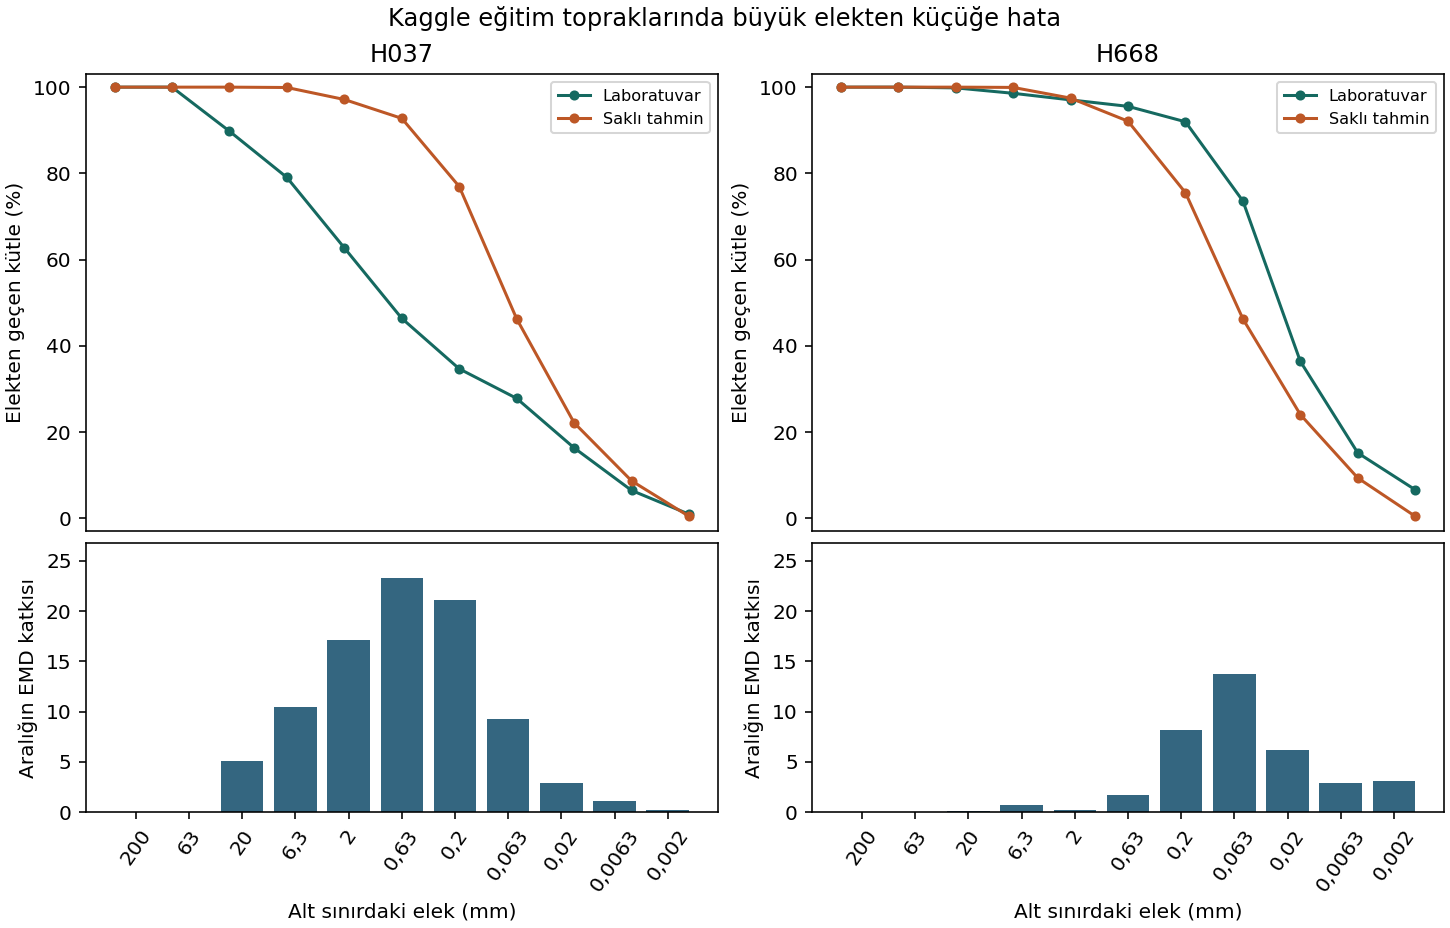

Source code (Python):
"""Trace the controlled 63 mm submission's held-out cumulative errors from coarse to fine."""
from pathlib import Path
import sys

import numpy as np
import pandas as pd
from matplotlib.figure import Figure

OUT = Path(__file__).resolve().parent
sys.path.insert(0, str(OUT.parent / "work/vitalclick/src"))
import gsd


def main():
    base = pd.read_csv(OUT / "ince_paya_2mm_sonuclar.csv").query("exam == 'toprak'").set_index("sample_id")
    masks = pd.read_csv(OUT / "ikinci_olcek_egitim_fotograflar.csv")
    truth = pd.read_csv(OUT.parent / "work/soil-data/Training_labels_updated.csv", index_col="sample_id")
    assert len(base) == len(truth) == 24 and base.index.is_unique and truth.index.is_unique
    assert set(base.index) == set(truth.index) == set(masks.sample_id)
    assert len(masks) == 127 and masks.file.is_unique and masks.n63.eq(0).all()
    pred = base[gsd.COLS].copy()
    pred["63"] = 100.
    archive = pd.read_csv(OUT / "tekrar_cekimi_genel_emd.csv").query(
        "exam == 'toprak' and model == 'mevcut'").set_index("sample_id").loc[pred.index]
    truth = truth.loc[pred.index, gsd.COLS]
    np.testing.assert_allclose(pred, archive[gsd.COLS], atol=1e-7, rtol=0)
    error = pred - truth
    contribution = error.abs().mul(np.r_[gsd.DLOG, 0.], axis=1)
    np.testing.assert_allclose(contribution.sum(axis=1), archive.emd, atol=1e-7, rtol=0)
    np.testing.assert_allclose(contribution.sum(axis=1), gsd.emd(truth, pred))
    rows = []
    for soil in pred.index:
        previous = 0.
        for i in reversed(range(len(gsd.COLS))):
            col = gsd.COLS[i]
            signed = error.loc[soil, col]
            rows.append(dict(sample_id=soil, elek_mm=col, gercek=truth.loc[soil, col],
                             tahmin=pred.loc[soil, col], hata=signed, onceki_hata_farki=signed-previous,
                             aralik_ust_mm=gsd.COLS[i+1] if i+1 < len(gsd.COLS) else None,
                             emd_katkisi=contribution.loc[soil, col], toplam_emd=archive.at[soil, "emd"]))
            previous = signed
    long = pd.DataFrame(rows)
    long.to_csv(OUT / "kaggle_elek_hata_izi.csv", index=False, float_format="%.9f")
    focus = ["H037", "H668"]
    print(long[long.sample_id.isin(focus)].round(2).to_string(index=False))
    print("Mean contribution per lower sieve", contribution.mean().round(3).to_dict())
    print("Mean EMD", contribution.sum(axis=1).mean())
    for threshold in (5, 10):
        first = long[long.hata.abs().ge(threshold)].groupby("sample_id", sort=False).first()
        print("First at", threshold, first.elek_mm.value_counts().to_dict(), first.loc[focus,"elek_mm"].to_dict())
    for soil in focus + ["mean"]:
        c = contribution.mean() if soil == "mean" else contribution.loc[soil]
        print(soil, "share .02 to .63", c[["0.02","0.063","0.2"]].sum()/c.sum(),
              "share .063 to .63", c[["0.063","0.2"]].sum()/c.sum())
    fig = Figure(figsize=(10, 6.4), layout="constrained")
    axes = fig.subplots(2, 2, height_ratios=[1.7, 1])
    pos = np.arange(len(gsd.COLS))
    for j, soil in enumerate(focus):
        ax = axes[0,j]
        for curve, color, label in ((truth, "#156960", "Laboratuvar"), (pred, "#bd5726", "Saklı tahmin")):
            ax.plot(pos, curve.loc[soil].to_numpy()[::-1], "o-", color=color, label=label, markersize=4)
        ax.set(title=soil, ylabel="Elekten geçen kütle (%)", ylim=(-3,103), xticks=[])
        ax.legend(fontsize=8)
        bar = axes[1,j]
        bar.bar(pos, contribution.loc[soil].to_numpy()[::-1], color="#346680")
        bar.set(ylabel="Aralığın EMD katkısı", xlabel="Alt sınırdaki elek (mm)",
                xticks=pos, xticklabels=[c.replace(".",",") for c in gsd.COLS[::-1]],
                ylim=(0,contribution.loc[focus].to_numpy().max()*1.15))
        bar.tick_params(axis="x", rotation=55)
    fig.suptitle("Kaggle eğitim topraklarında büyük elekten küçüğe hata")
    fig.savefig(OUT / "kaggle_elek_hata_izi.png", dpi=145)


if __name__ == "__main__":
    main()
